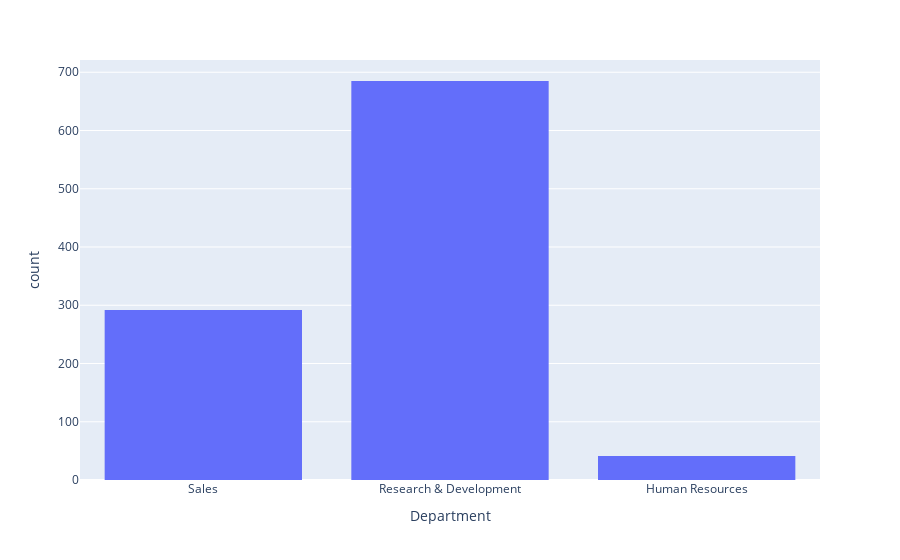

Notebook cell for this chart:
### Code cell
fig = px.histogram(attrition, x="Department")
fig.show()

### Figure 1 — Plotly figure (JSON) as saved in the notebook; plotly's stock layout.template omitted (floating-point values rounded to 4 significant figures; data arrays with more than 128 entries replaced by an {"elided": "..."} marker saying what was removed)
{"data": [{"alignmentgroup": "True", "bingroup": "x", "hovertemplate": "Department=%{x}<br>count=%{y}<extra></extra>", "legendgroup": "", "marker": {"color": "#636efa"}, "name": "", "offsetgroup": "", "orientation": "v", "showlegend": false, "type": "histogram", "x": {"elided": "1018 str values"}, "xaxis": "x", "yaxis": "y"}], "layout": {"barmode": "relative", "legend": {"tracegroupgap": 0}, "margin": {"t": 60}, "xaxis": {"anchor": "y", "domain": [0, 1], "title": {"text": "Department"}}, "yaxis": {"anchor": "x", "domain": [0, 1], "title": {"text": "count"}}}}
